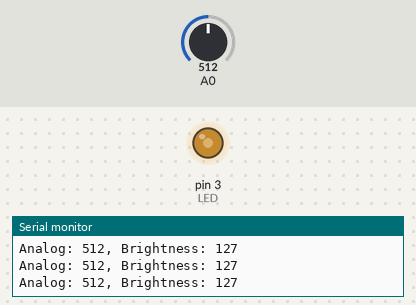
The sketch below on a simulated Arduino Uno, built with avr-gcc and run on an emulated ATmega328P. Shown: output pins drawn as LEDs (lit = HIGH), the last lines printed to the serial monitor. Inputs (shaded band) come from the test bench; at power-on: A0 = 512.

Above: at 1.2 s.
1.3 s: A0 set to 716
At 2.5 s:
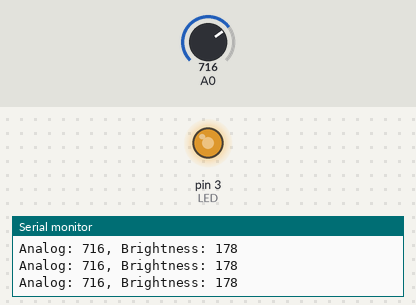
2.8 s: A0 set to 900
At 4.0 s:
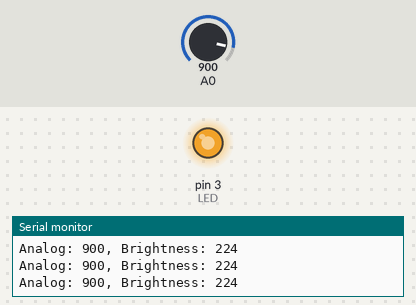
4.3 s: A0 set to 122
At 5.5 s:
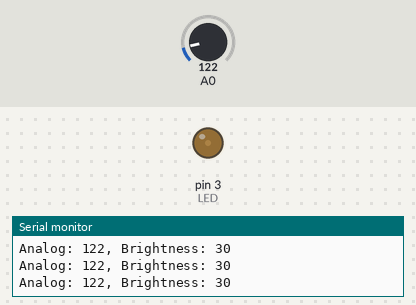
5.8 s: A0 set to 0
At 7.0 s:
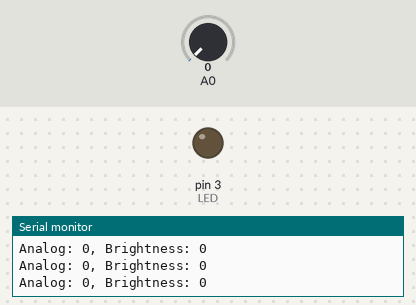
7.3 s: A0 set to 511
At 8.5 s:
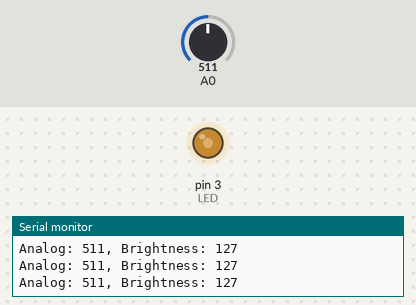
Timing chart, 0 to 9.8 s (numbered marks = the images above; inputs shaded):
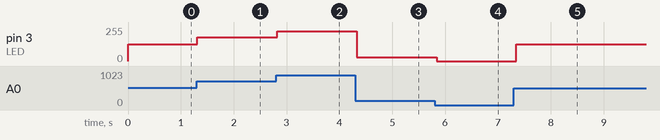

Measured:
- after the input at 1.3 s, pin 3 (LED): 127/255 → 178/255 at once
- after the input at 2.8 s, pin 3 (LED): 178/255 → 224/255 at once
- after the input at 4.3 s, pin 3 (LED): 224/255 → 30/255 at once
- after the input at 5.8 s, pin 3 (LED): 30/255 → 0/255 at once
- after the input at 7.3 s, pin 3 (LED): 0/255 → 127/255 after 0.05 s

The sketch:

HW3.ino
```cpp
//#define LED 3
const int LED = 3;

void setup() {
Serial.begin(9600);
pinMode(LED, OUTPUT);
}

void loop() {
const int light = analogRead(A0);
const int brightness = map(light, 0, 1023, 0, 255);
analogWrite(LED, brightness);

Serial.print("Analog: ");
Serial.print(light);
Serial.print(", Brightness: ");
Serial.println(brightness);
delay(100);
}
```
